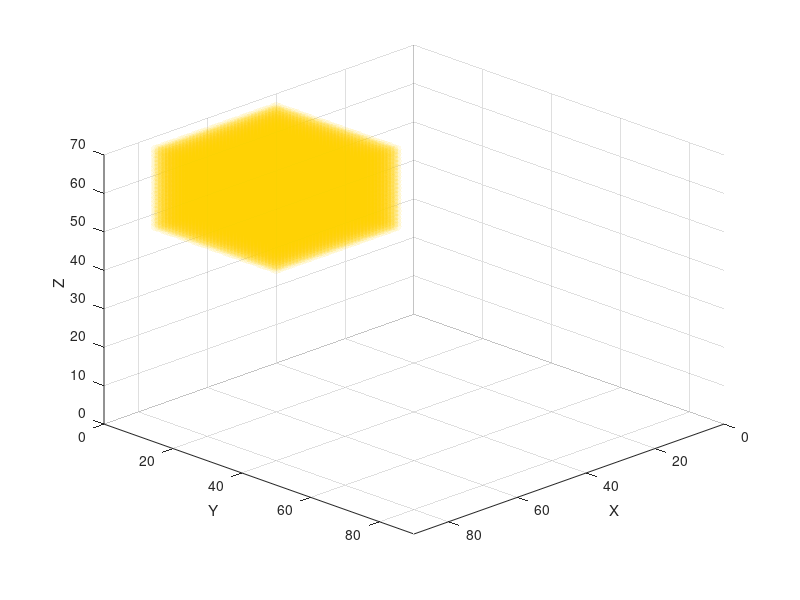

Write MATLAB code to recreate this figure. (Note: this script raises an error after producing the figure.)
%% Map dimensions (MAKE SURE THEY ARE THE SAME AS THE MAP CREATOR)
mapSizeX = 90; mapSizeY = 90; mapSizeZ = 70;
mapSize = [mapSizeX, mapSizeY, mapSizeZ];

%% Generate ROI and Object positions
% We store environment state in this matrix with this values:
% ---- 0 = free | 1= Occupied | 2 = unexplored | 3 = Frontier | 4 = ROI | 
% ---- 5 = Object
voxelStates = 2*ones(mapSize);

%% DEFINE ROI SETTINGS
voxelStates(45:80, 5:40, 50:70) = 4;

%% DEFINE OBJECTIVE LOCATION
objectX=62; objectY=22; objectZ=68;

% Define the object value
objectValue = 5;
% Compute 3x3x3 block centered on the object position
for dx = -1:1
    for dy = -1:1
        for dz = -1:1
            x = objectX + dx;
            y = objectY + dy;
            z = objectZ + dz;

            % Check bounds before assigning
            if x >= 1 && x <= size(voxelStates,1) && ...
               y >= 1 && y <= size(voxelStates,2) && ...
               z >= 1 && z <= size(voxelStates,3)
                voxelStates(x,y,z) = objectValue;
            end
        end
    end
end

figure;             
hold on; 
axis([0 mapSize(1) 0 mapSize(2) 0 mapSize(3)]);
grid on;
xlabel('X'); ylabel('Y'); zlabel('Z');


[rx, ry, rz] = ind2sub(size(voxelStates), find(voxelStates == 4));
scatter3(rx-0.5, ry-0.5, rz-0.5, 50, [1, 0.8, 0], 'filled', 'MarkerFaceAlpha', 0.1);

[gx, gy, gz] = ind2sub(size(voxelStates), find(voxelStates == 5));
scatter3(gx-0.5, gy-0.5, gz-0.5, 50, [0.6, 0.2, 0.8], 'filled', 'MarkerFaceAlpha', 1);

view(135, 30);

%% Save Voxel Initial States Matrix
save('../../Maps_ROI_Object_Situations/RandomObstacles_2_situations/RandomObstacles_2_voxelStates_3.mat','voxelStates');
disp('saved voxelStates_3.mat')
